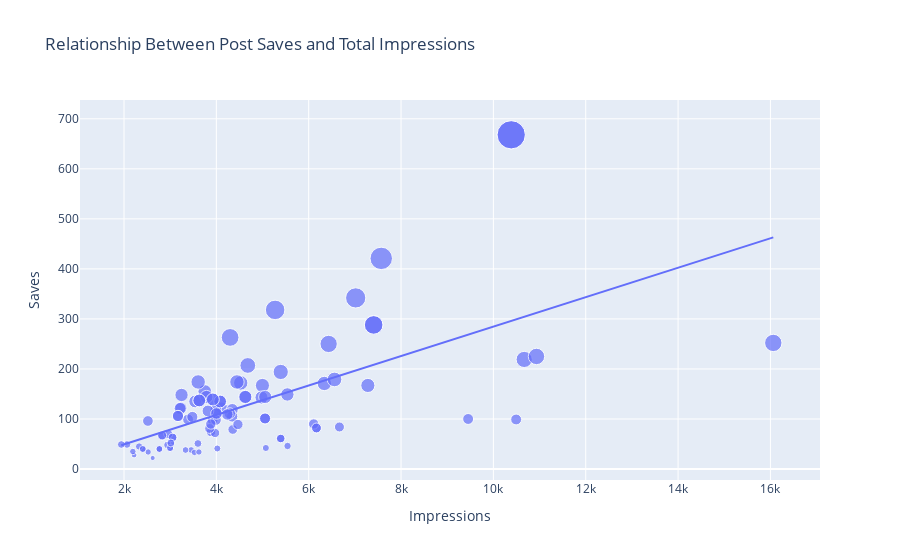

The notebook cell saved with this chart:
### Code cell
figure = px.scatter(data_frame = data, x="Impressions",
                    y="Saves", size="Saves", trendline="ols", 
                    title = "Relationship Between Post Saves and Total Impressions")
figure.show()
